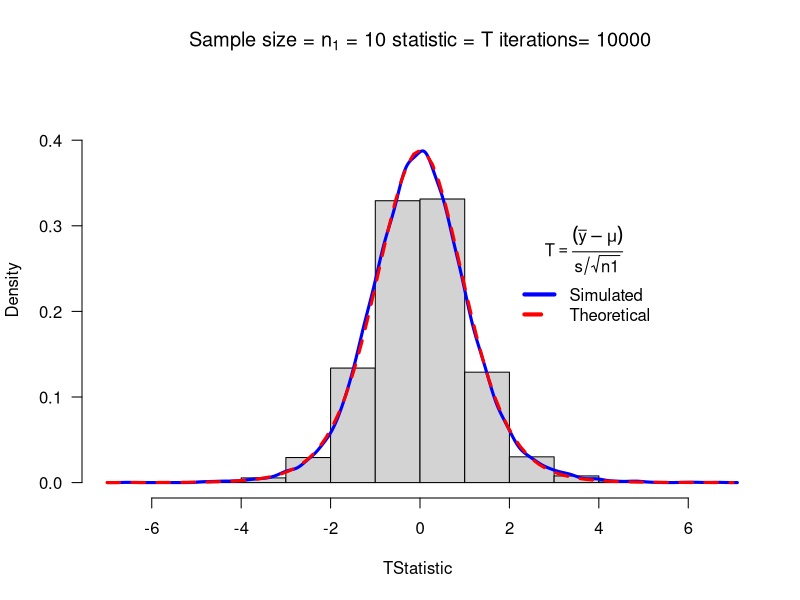
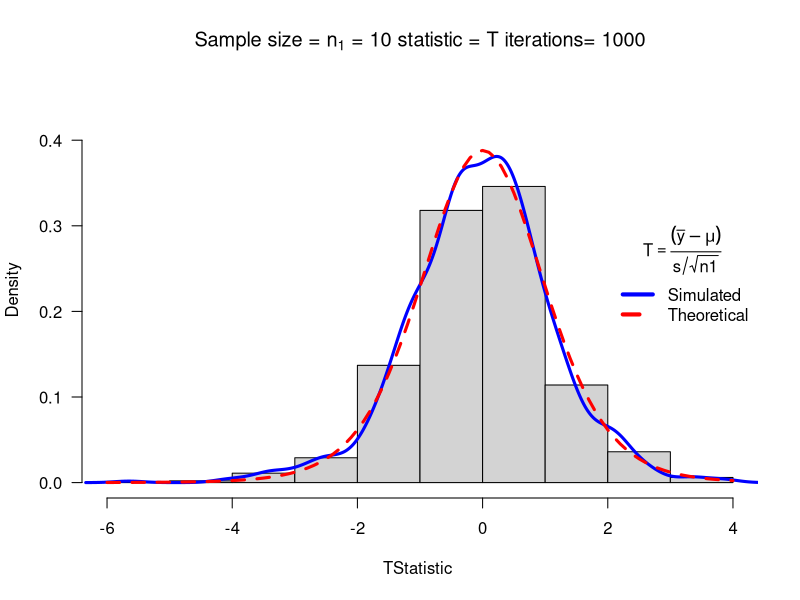
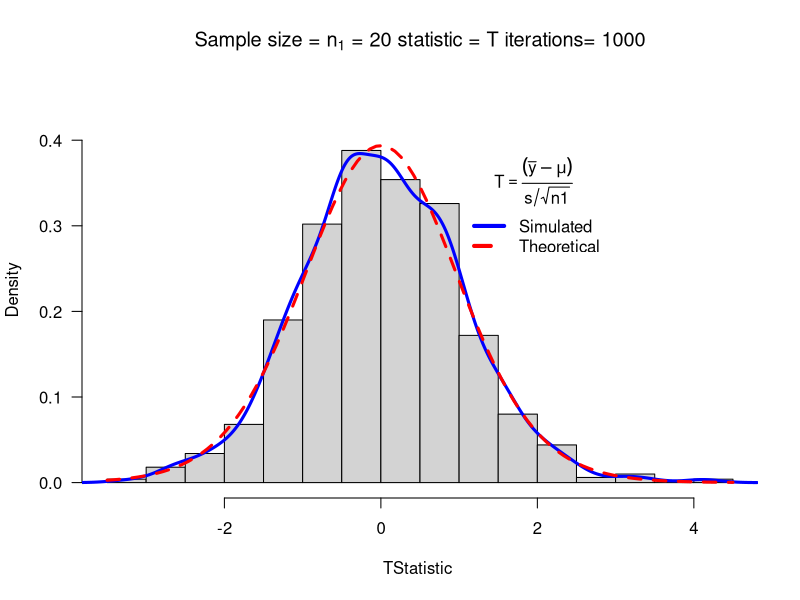
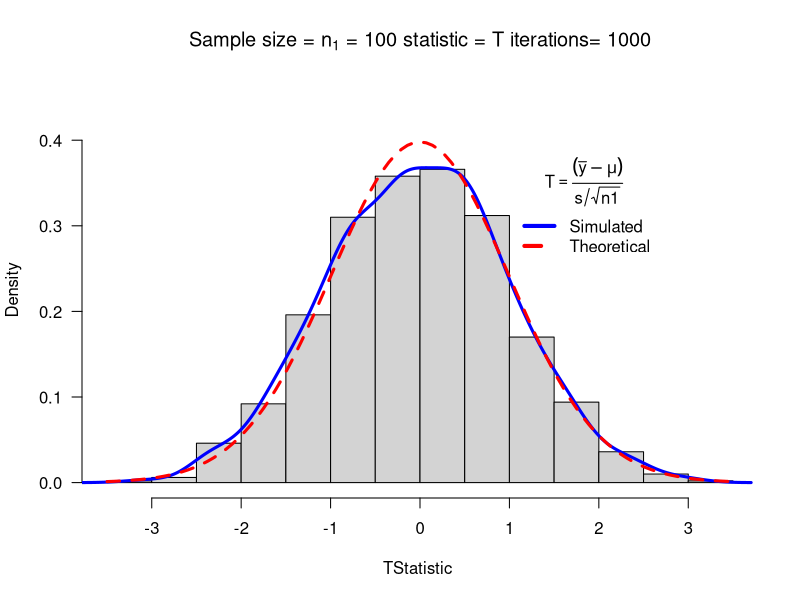
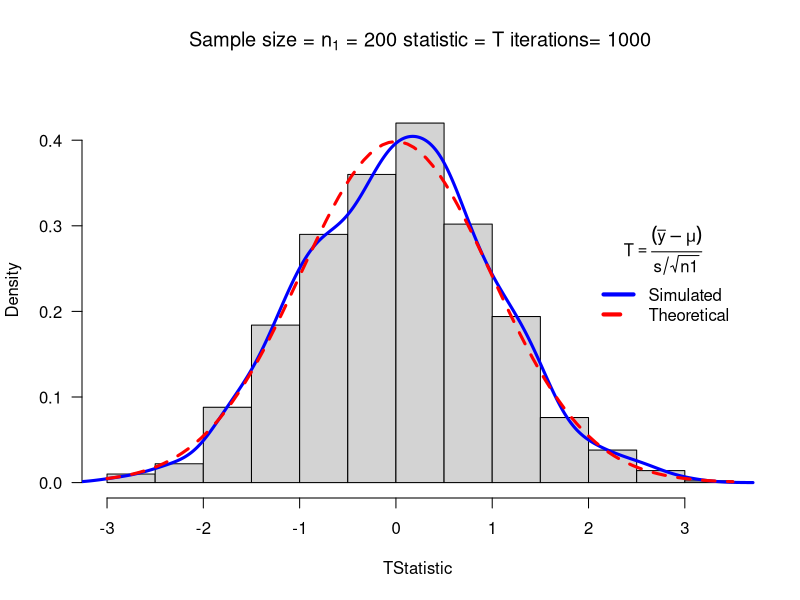
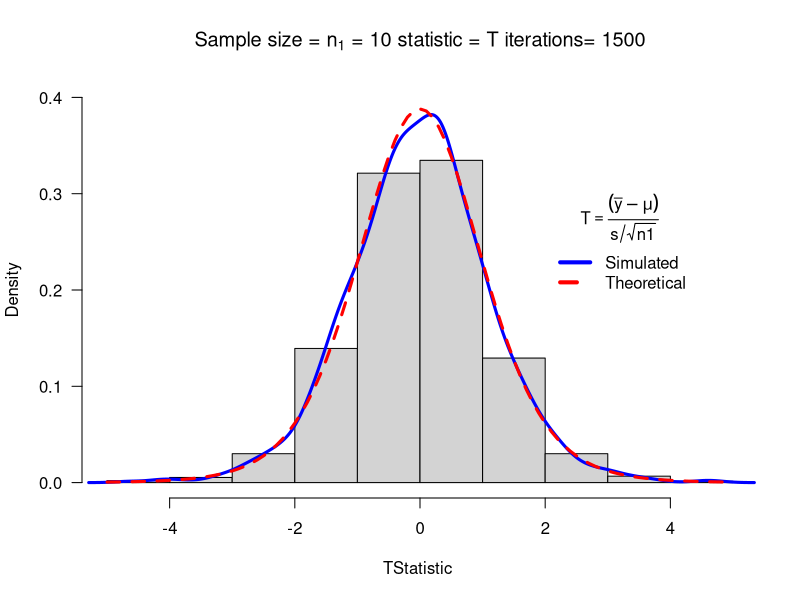
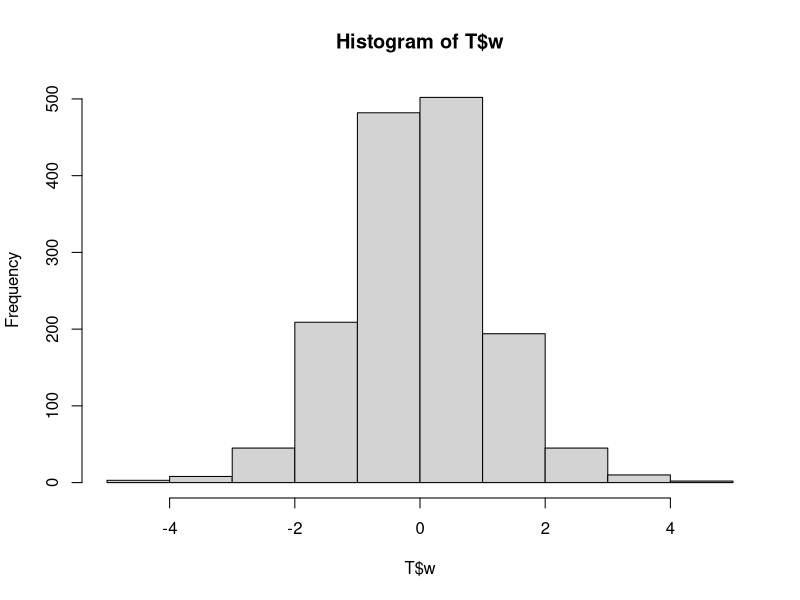

Write R code to recreate these figures, in order.

#Task 3
##myTsim() function
myTsim<-function(n1=10,sigma1=4,mean1=10,iter=1000,ymax=0.1,x=2,y=0.3,...){    # adjust ymax to make graph fit
  y1=rnorm(n1*iter,mean=mean1,sd=sigma1)# generate iter samples of size n1
  
  data1.mat=matrix(y1,nrow=n1,ncol=iter,byrow=TRUE) # Each column is a sample size n1
  
  sd1=apply(data1.mat,2,sd) # sd
  ybar=apply(data1.mat,2,mean)  # mean
  
  w=(ybar-mean1)/(sd1/sqrt(n1))      #T stat
  
  hist(w,freq=FALSE, ylim=c(0,ymax), # Histogram with annotation
       main=substitute(paste("Sample size = ",n[1]," = ",n1," statistic = ",T," iterations= ",iter)),
       xlab=expression(paste(T, "Statistic",sep=" ")), las=1)
  lines(density(w),col="Blue",lwd=3) # add a density plot
  curve(dt(x,n1-1),add=TRUE,col="Red",lty=2,lwd=3) # add a theoretical curve
  title=expression(T==frac((bar(y)-mu),s/sqrt(n1))) #mathematical annotation -see ?plotmath
  legend(x,y,c("Simulated","Theoretical"),col=c("Blue","Red"),lwd=4,lty=1:2,bty="n",title=title) # Legend #
  return(list(w=w,summary=summary(w),sd=sd(w),fun="T")) # some output to use if needed
}
obj=myTsim(iter=10000,ymax=0.45)


##n1=10

T=myTsim(ymax=0.45)


##n1=20

obj=myTsim(n1=20,ymax=0.45,x=1,y=0.38)

##n1=100
obj=myTsim(n1=100,ymax=0.45,x=1,y=0.38)

##n1=200

obj=myTsim(n1=200,ymax=0.45)


##hist of T$w
T = myTsim(n1=10,iter=1500, mean1=20,sigma1=10,ymax=0.4)
hist(T$w)
